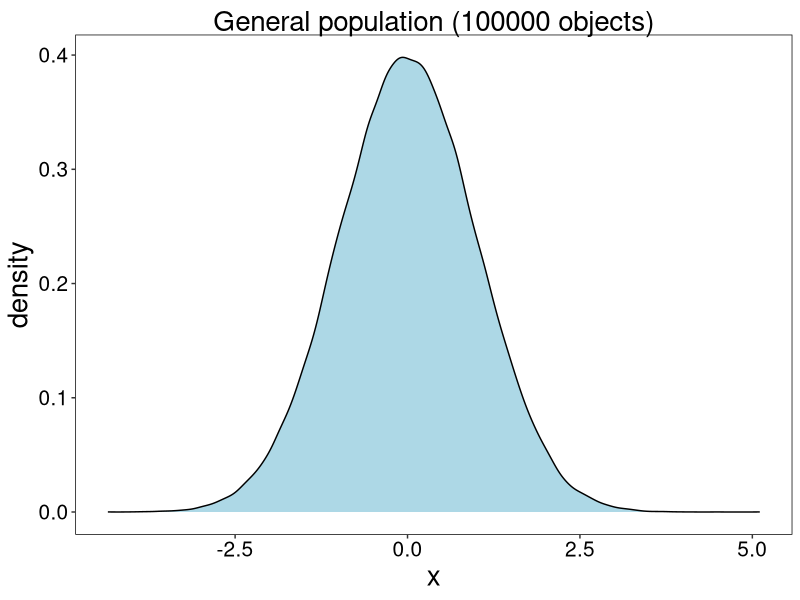
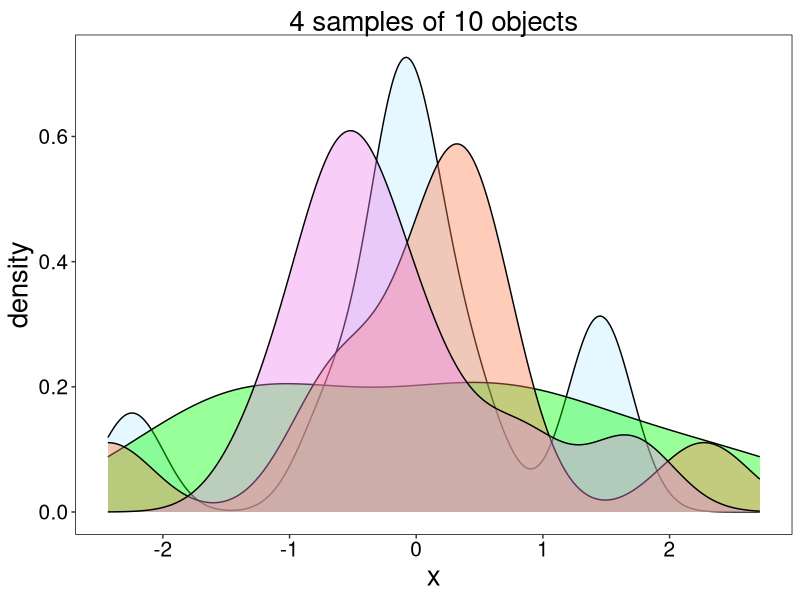
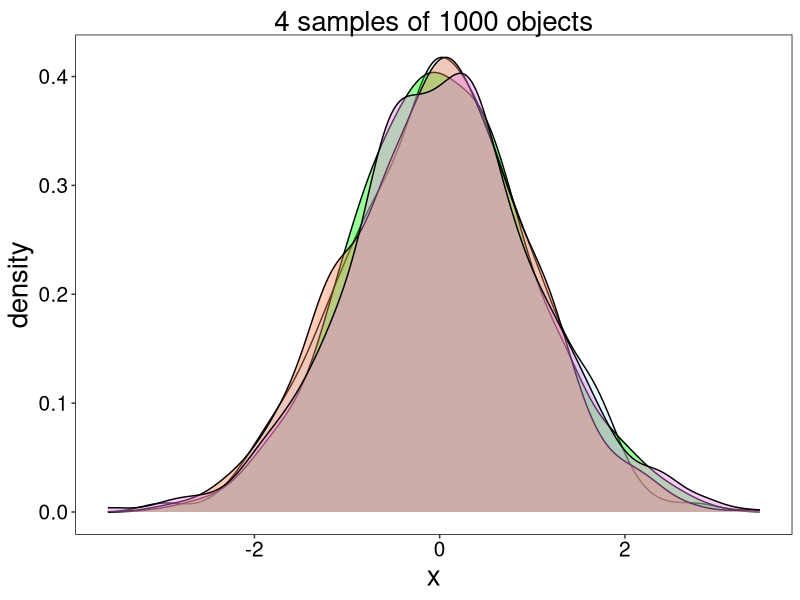
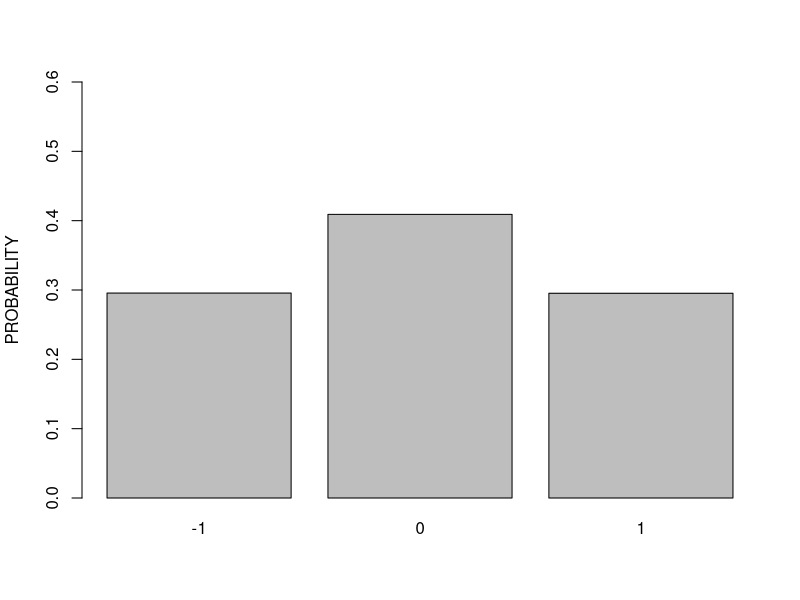
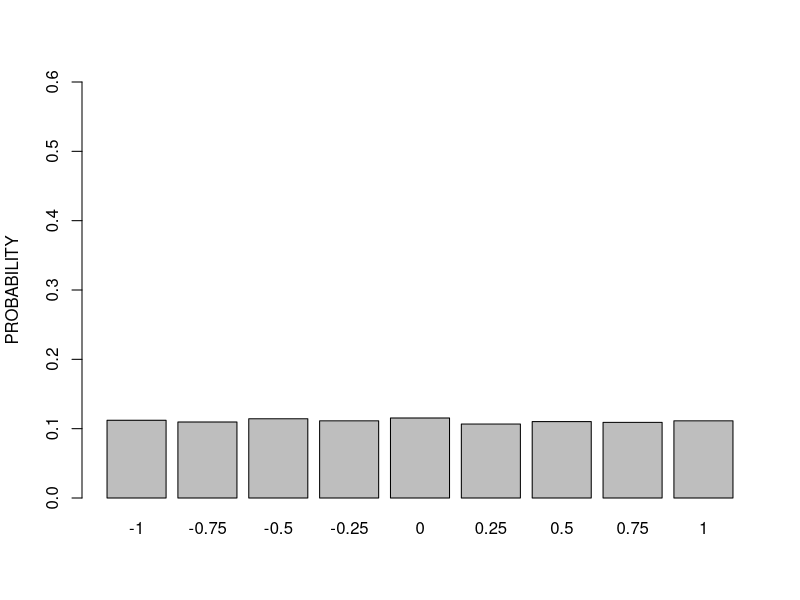
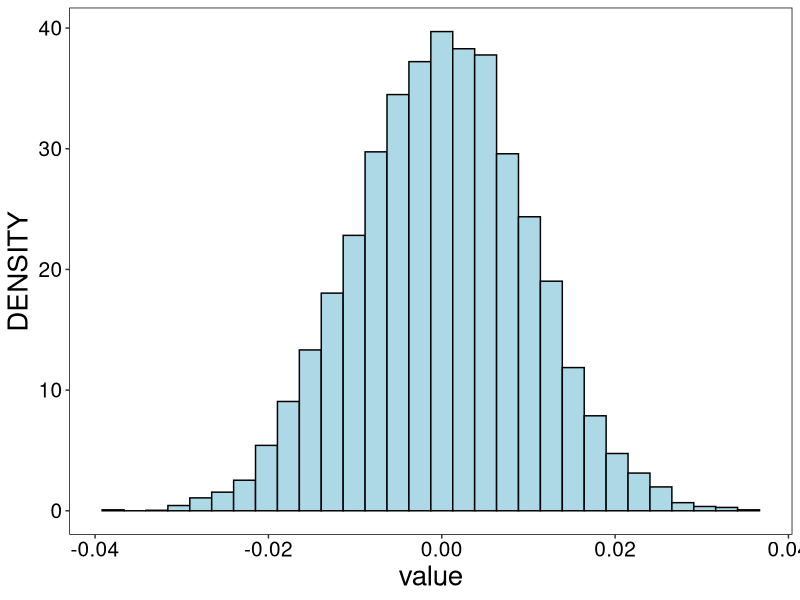
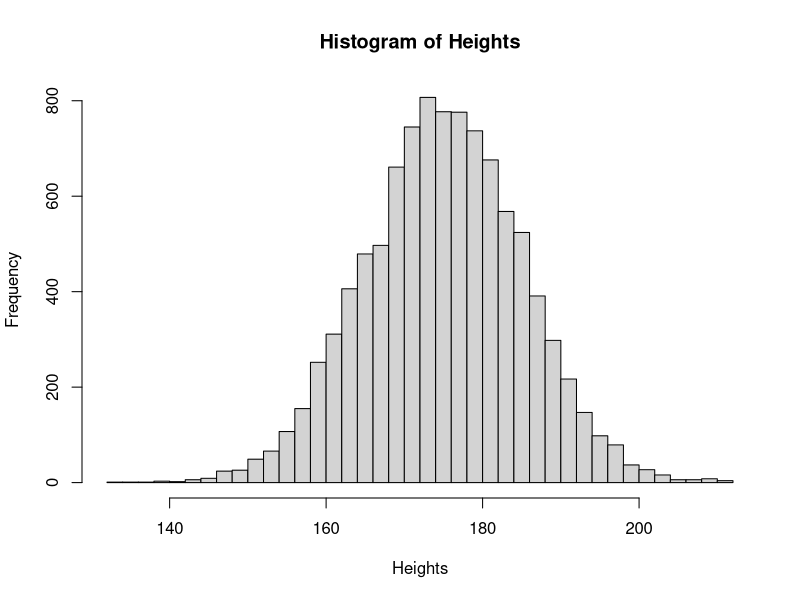
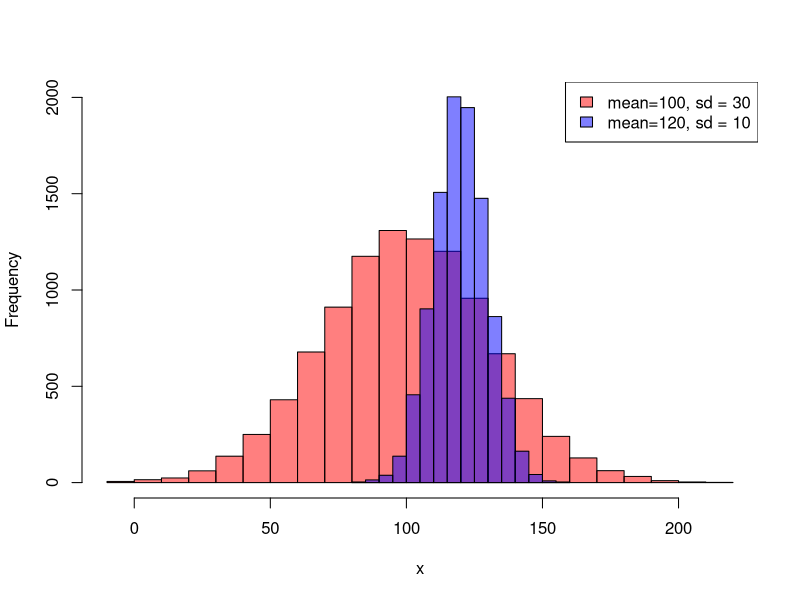

The R script that drew these images, in order:
## ---- chunk 1
knitr::opts_chunk$set(echo = F, fig.width = 8, fig.height = 4, dpi = 300)
library(dplyr)
library(tidyr)
library(ggplot2)

theme_custom <- theme(
    axis.text = element_text(size = 15),
    axis.title = element_text(size = 20),
    plot.title = element_text(size = 20, hjust = 0.5),
    plot.subtitle = element_text(size = 15, hjust = 0.5),
    legend.title = element_text(size = 15),
    legend.text = element_text(size = 15),
    panel.background = element_rect(fill = "white"), 
    panel.grid = element_blank()
  )

theme_set(theme_custom)
## ---- chunk 2
normgenpop = rnorm(100000) %>%  as.data.frame(nm = 'x')
normgenpop %>% ggplot(aes(x=x)) +
geom_density(col='black', fill="lightblue") +
labs(title='General population (100000 objects)')
    # theme(title = element_text(size=20))

# normgenpop = rnorm(100000) 
# hist(normgenpop, br=50, xlab='X', main = 'General population')
## ---- chunk 3
ggplot() + 
  geom_density(data=sample_n(normgenpop, 10), fill='lightblue1',
                 aes(x=x), alpha=0.4) +
  geom_density(data=sample_n(normgenpop, 10),fill='green', 
                 aes(x=x), alpha=0.4) + 
  geom_density(data=sample_n(normgenpop, 10), fill='coral',
                 aes(x=x), alpha=0.4) + 
  geom_density(data=sample_n(normgenpop, 10), fill = 'violet',
                 aes(x=x), alpha=0.4) +
  # theme_classic() +
  labs(title='4 samples of 10 objects')
  # theme(title = element_text(size=20))
## ---- chunk 4
ggplot() + 
  geom_density(data=sample_n(normgenpop, 1000), fill='lightblue1',
                 aes(x=x), alpha=0.4) +
  geom_density(data=sample_n(normgenpop, 1000),fill='green', 
                 aes(x=x), alpha=0.4) + 
  geom_density(data=sample_n(normgenpop, 1000), fill='coral',
                 aes(x=x), alpha=0.4) + 
  geom_density(data=sample_n(normgenpop, 1000), fill = 'violet',
                 aes(x=x), alpha=0.4) +
  # theme_classic() + 
  labs(title='4 samples of 1000 objects') 
  # theme(title = element_text(size=20))
## ---- chunk 5
#| fig-height: 6
#| fig-width: 6

sample(c(-1,0,1), 10000, replace = T, prob = c(0.3, 0.4, 0.3)) |> 
  table() |>  prop.table() |> 
  barplot(ylim = c(0,0.6), ylab='PROBABILITY')
## ---- chunk 6

#| fig-height: 6
#| fig-width: 6

sample(seq(-1,1,0.25), 10000, replace = T) |> 
  table() |>  prop.table() |> 
  barplot(ylim = c(0,0.6), ylab='PROBABILITY')

## ---- chunk 7
rnorm(mean=0, sd = 0.01, n = 10000) |> as.data.frame(nm='value') |> 
ggplot() + 
  geom_histogram(aes(x = value, y = after_stat(density)), 
                 # binwidth=0.2, 
                 col='black', fill='lightblue') +
  # xlim(c(-1,11)) + 
  ylab('DENSITY')
## ---- chunk 8
Heights = rnorm(10000, mean = 175, sd = 10)
hist(Heights, breaks = 30, freq = T,
     # main = 'Sample distribution of 10000 people\'s heights' 
     )
## ---- chunk 9
Heights_sd30 = rnorm(10000, mean = 100, sd = 30)
Heights_sd10 = rnorm(10000, mean = 120, sd = 10)

hist(Heights_sd30, breaks = 30, freq = T, 
     col = rgb(1, 0, 0, alpha = 0.5), ylim= c(0, 2000), 
     main='', xlab='x')
hist(Heights_sd10, breaks = 20, freq = T, 
     col = rgb(0, 0, 1, alpha = 0.5), add = TRUE)

legend("topright", legend = c("mean=100, sd = 30", "mean=120, sd = 10"), 
       fill = c(rgb(1, 0, 0, alpha = 0.5),
                rgb(0, 0, 1, alpha = 0.5)))
## ---- chunk 10
hist(Heights, breaks = 30, freq = T, ylim = c(0,1000))

abline(v=mean(Heights), col='green', lwd=5)
text(mean(Heights)+0.4*sd(Heights), 900, 'Mean', cex=1, )

abline(v=mean(Heights)+sd(Heights), col='blue', lwd=5)
abline(v=mean(Heights)-sd(Heights), col='blue', lwd=5)
text(mean(Heights), 500, '68%', cex=2, col = "blue")

text(mean(Heights)+1.4*sd(Heights), 900, ' + SD', cex=1)


abline(v=mean(Heights)+2*sd(Heights), col='orange', lwd=5)
abline(v=mean(Heights)-2*sd(Heights), col='orange', lwd=5)
text(mean(Heights)+1.5*sd(Heights), 500, '95%', 
     cex=1.5, col = "orange")

text(mean(Heights)+2.4*sd(Heights), 900, ' + 2 SD', cex=1)

abline(v=mean(Heights)+3*sd(Heights), col='red', lwd=5)
abline(v=mean(Heights)-3*sd(Heights), col='red', lwd=5)
text(mean(Heights)+2.5*sd(Heights), 500, '99.7%', 
     cex=1.3, col = "red")

text(mean(Heights)+3.4*sd(Heights), 900, ' + 3 SD', cex=1)

## ---- chunk 11
raindrops = runif(10000, min=0, max=10)

hist(raindrops, 
     breaks = 30, 
     freq = T,
     xlab = 'Coordinate',
     main = 'Sample distribution of a raindrop falling on\na line from 0 to 10 (10000 raindrops)')
# Probability of raindrop
## ---- chunk 12

ggplot() +
  geom_density(data=rexp(rate = 1, n=100000) %>% data.frame(value = .),
               aes(x=value,  col='1'),
               # col='red'
               ) +
  geom_density(data=rexp(rate = 5, n=100000) %>% data.frame(value = .), 
               aes(x=value, col='5'),
               # col='blue'
               ) +
  xlim(c(0,3)) + 
  scale_color_manual(values=c('1'='red', '5'='blue'), 
                     name='Lambda')
## ---- chunk 13
coin_toss = rbinom(10000, size = 100, p=0.5)
hist(coin_toss, breaks = 30, freq = T,
     xlab = 'Number of heads received (k)', 
     ylab = "Number of experiments",
     main = 'Sample distribution of successes in 10000 experiments of 10x coin tosses')
## ---- chunk 14

coin_toss_100 = rbinom(10000, size = 100, p=0.5)
coin_toss_10 = rbinom(10000, size = 10, p=0.5)

coin_toss_left = rbinom(10000, size = 10, p=0.25)
coin_toss_right = rbinom(10000, size = 10, p=0.75)

par(mfrow=c(1,2))
hist(coin_toss_left, breaks = 10, freq = T, 
     xlab = 'Number of heads received (k)', 
     ylab = "Number of experiments",
     main = "", 
     xlim=c(0, 12), 
     ylim = c(0,3500),
     col = rgb(0, 0, 1, alpha = 0.5))

hist(coin_toss_right, breaks = 10, freq = T, 
     xlab = 'Number of heads received (k)', 
     ylab = "Number of experiments",
     main = "", add=T, 
     col = rgb(1, 0, 0, alpha = 0.5))


legend("topright", legend = c("p=0.75",
                              "p=0.25"), 
       fill = c(rgb(1, 0, 0, alpha = 0.5),
                rgb(0, 0, 1, alpha = 0.5)))

hist(coin_toss_100, breaks = 20, freq = T, 
     xlab = 'Number of heads received (k)', 
     ylab = "Number of experiments",
     main = "", 
     xlim=c(0, 100), 
     ylim = c(0,2500),
     col = rgb(1, 0, 0, alpha = 0.5))

hist(coin_toss_10, breaks = 10, freq = T, 
     add=T, 
     col = rgb(0, 0, 1, alpha = 0.5))

legend("topright", legend = c("n=10",
                              "n=100"), 
       fill = c(rgb(0, 0, 1, alpha = 0.5),
                rgb(1, 0, 0, alpha = 0.5)))
## ---- chunk 15
pois_rand = rpois(10000, 10)

hist(pois_rand, breaks = 30, freq = T, 
     xlab = 'Number of successes',
     main = 'Sample distribution of the number of \nlightning strikes per hour (10 expected, recorded 10000 h)',
     xlim = c(0, 30))
## ---- chunk 16
pois_rand = rpois(10000, 10)
pois_rand_2 = rpois(10000, 60)
pois_rand_3 = rpois(10000, 3)

hist(pois_rand, breaks = 30, freq = T, 
     xlab = 'Number of successes',
     # ylab = "Number of experiments", 
     ylim = c(0, 2800),
     xlim = c(0, 100),
     main = "",
     col = rgb(0, 0, 1, alpha = 0.5),
     )

hist(pois_rand_2, breaks = 30, freq = T,
     col = rgb(0, 1, 0, alpha = 0.5),
     add = T)

hist(pois_rand_3, breaks = 10, freq = T, 
     col = rgb(1, 0, 0, alpha = 0.5),
     add = T)


legend("topright", legend = c("lambda=3", 
                              "lambda=10",
                              "lambda=60"), 
       fill = c(rgb(1, 0, 0, alpha = 0.5),
                rgb(0, 0, 1, alpha = 0.5),
                rgb(0, 1, 0, alpha = 0.5)))
## ---- chunk 17
rnorm(n=5, mean=100, sd=10)
## ---- chunk 18
dnorm(x=100, mean=100, sd=10)
## ---- chunk 19
pnorm(q = 80, mean=100, sd=10) # prob to obtain any value less than 80
pnorm(q = c(70,80,90,110,120,130), mean=100, sd=10)
## ---- chunk 20
qnorm(p = c(0.003, 0.05, 0.16, 0.84, 0.95, 0.997), mean=100, sd=10)
## ---- chunk 21
mode_fun = function(x) x %>% table() %>% sort(decreasing = T) %>% head(1) %>% names() %>% as.numeric()
## ---- chunk 22
twomodes = c(rbinom(10000, 31, 0.4), rbinom(10000, 31, 0.7))

hist(twomodes, breaks=30, 
     main=NULL,
     xlab='X')
abline(v = 30*0.4, lwd=3, col='red')
abline(v = 31*0.7, lwd=3, col='red')
abline(v = mean(twomodes), lwd=3, col='blue')
abline(v = median(twomodes), lwd=3, col='green3')

legend("topright",
       col = c('red', 'blue', 'green3'), 
       legend = c('modes', 'mean', "median"), 
        lwd = 3, bty = "n")

## ---- chunk 23
expsmall = rexp(10000, 10)

hist(expsmall, breaks=30, 
     main=NULL,
     xlab='X')
abline(v = mode_fun(expsmall), lwd=3, col='red')
abline(v = mean(expsmall), lwd=3, col='blue')
abline(v = median(expsmall), lwd=3, col='green3')

legend("topright",
       col = c('red', 'blue', 'green3'), 
       legend = c('mode', 'mean', "median"), 
        lwd = 3, bty = "n")

## ---- chunk 24
normoutlier = c(rnorm(100), 50, 50, 50)

hist(normoutlier, breaks=60, 
     main=NULL,
     xlab='X')
# abline(v = 0, lwd=3, col='red')
abline(v = mean(normoutlier), lwd=3, col='blue')
abline(v = median(normoutlier), lwd=3, col='green3')

# text(x=7, y=10, label='mean')

legend("topright",
       col = c(
         # 'red',
         'blue', 'green3'), 
       legend = c(
         # 'mode',
         'mean', "median"), 
        lwd = 3, bty = "n")

## ---- chunk 25
sample_size = 100 
n_samples = 1000

df_trial <- data.frame(
  sample_ID = rep(1:n_samples, each=sample_size),
  value = runif(sample_size*n_samples, 0, 10)
  # value = rnorm(sample_size*n_samples, 0, 2)
  # value = rexp(sample_size*n_samples, 1)
  )

df_trial |> group_by(sample_ID) |> 
  summarize(m = mean(value)) |> 
  ggplot() + geom_histogram(aes(x=m), bins=30, col='black', fill='skyblue')
## ---- chunk 26
sample_size = 1000
n_samples = 1000

df_trial <- data.frame(
  sample_ID = rep(1:n_samples, each=sample_size),
  value = runif(sample_size*n_samples, 0, 10)
  # value = rnorm(sample_size*n_samples, 0, 2)
  # value = rexp(sample_size*n_samples, 1)
  )

df_trial |> group_by(sample_ID) |> 
  summarize(m = mean(value)) |> 
  ggplot() + geom_histogram(aes(x=m), bins=30, col='black', fill='skyblue')
## ---- chunk 27
sample_size = 1000
n_samples = 1000

df_trial <- data.frame(
  sample_ID = rep(1:n_samples, each=sample_size),
  # value = runif(sample_size*n_samples, 0, 10)
  # value = rnorm(sample_size*n_samples, 0, 2)
  value = rexp(sample_size*n_samples, 2)
  )

df_trial |> group_by(sample_ID) |> 
  summarize(m = mean(value)) |> 
  ggplot() + geom_histogram(aes(x=m), bins=30, col='black', fill='skyblue')
## ---- chunk 28
se = function(x){
  sd(x)/(sqrt(length(x)))
}
## ---- chunk 29
sample_size = 100 
n_samples = 10000

df_trial <- tibble(
  sample_ID = rep(1:n_samples, each=sample_size),
  value = runif(sample_size*n_samples, 0, 10)
  )

df_standart = df_trial |> group_by(sample_ID) |> 
  summarize(m = mean(value)) |> 
  mutate(z_m = (m - mean(m))/sd(m)) 

 df_standart |> 
  ggplot() + 
  geom_density(aes(x=m, fill='Before'),
               # bins=30, col='black',
               # fill='skyblue'
               ) +
  geom_density(aes(x=z_m, fill='After'),
               # bins=30, col='black', 
               # fill='red3'
               ) +
  
   scale_fill_manual(values=c('Before'='skyblue', 'After'='red3'), 
                     name='Standartization')
## ---- chunk 30
 df_standart |> 
  ggplot() + 
  geom_density(aes(x=z_m), fill='red3', alpha=.4
               # bins=30, col='black', 
               # fill='red3'
               ) +
  geom_vline(aes(xintercept = sd(z_m)), color='blue', lty=2, size=1.2) +
  geom_vline(aes(xintercept = -sd(z_m)), color='blue', lty=2, size=1.2) +
  geom_vline(aes(xintercept = 2*sd(z_m)), color='orange', lty=2, size=1.2) +
  geom_vline(aes(xintercept = -2*sd(z_m)), color='orange', lty=2, size=1.2) +
  geom_vline(aes(xintercept = 3*sd(z_m)), color='red', lty=2, size=1.2) +
  geom_vline(aes(xintercept = -3*sd(z_m)), color='red', lty=2, size=1.2) +
  xlab('Standartisized value')
## ---- chunk 31
 df_standart |> 
  ggplot() + 
  geom_density(aes(x=z_m), fill='red3', alpha=.4
               # bins=30, col='black', 
               # fill='red3'
               ) +
  geom_vline(aes(xintercept = sd(z_m)), color='blue', lty=2, size=1.5) +
  geom_vline(aes(xintercept = -sd(z_m)), color='blue', lty=2, size=1.5) +
  geom_vline(aes(xintercept = 2*sd(z_m)), color='orange', lty=2, size=1.5) +
  geom_vline(aes(xintercept = -2*sd(z_m)), color='orange', lty=2, size=1.5) +
  geom_vline(aes(xintercept = 3*sd(z_m)), color='red', lty=2, size=1.5) +
  geom_vline(aes(xintercept = -3*sd(z_m)), color='red', lty=2, size=1.5) +
  xlab('Standartisized value')
## ---- chunk 32
 df_standart |> 
  ggplot() + 
  geom_density(aes(x=z_m), fill='red3', alpha=.4
               # bins=30, col='black', 
               # fill='red3'
               ) +
  geom_vline(aes(xintercept = sd(z_m)), color='blue', lty=2, size=1.5) +
  geom_vline(aes(xintercept = -sd(z_m)), color='blue', lty=2, size=1.5) +
  geom_vline(aes(xintercept = 2*sd(z_m)), color='orange', lty=2, size=1.5) +
  geom_vline(aes(xintercept = -2*sd(z_m)), color='orange', lty=2, size=1.5) +
  geom_vline(aes(xintercept = 3*sd(z_m)), color='red', lty=2, size=1.5) +
  geom_vline(aes(xintercept = -3*sd(z_m)), color='red', lty=2, size=1.5) +
  xlab('Standartisized value')
## ---- chunk 33
#| fig-height: 7
#| fig-width: 10

sample_size = 100
n_samples = 1000
true_mean=5


df_trial <- tibble(
  sample_ID = rep(1:n_samples, each=sample_size),
  value = rnorm(sample_size*n_samples, true_mean, 2)
  )

quantiles = qnorm(0, 1, p = c(0.025, 0.975))

df_ci = df_trial |> group_by(sample_ID) |> 
  summarize(mu = mean(value), 
            se_sample = se(value), 
            conf.min = mu + quantiles[1] * se_sample,
            conf.max = mu + quantiles[2] * se_sample) |> 
  mutate(out = ifelse((true_mean < conf.max) & (true_mean > conf.min), 'ok', 'missed'))

df_ci |>  
  ggplot(aes(y=sample_ID)) +
  geom_errorbar(aes(xmin = conf.min, xmax = conf.max, col=out)) +
  geom_vline(aes(xintercept = 5), col='red', lty=2, size=2) +
  labs(y="Sample", color='CI covers true mean') 
  
  

## ---- chunk 34
table(df_ci$out)
## ---- chunk 35
qnorm(c(0.025, 0.975), mean=0, sd=1)
## ---- chunk 36
qt(c(0.025, 0.975), df=13)
## ---- chunk 37
qt(c(0.025, 0.975), df=50)
